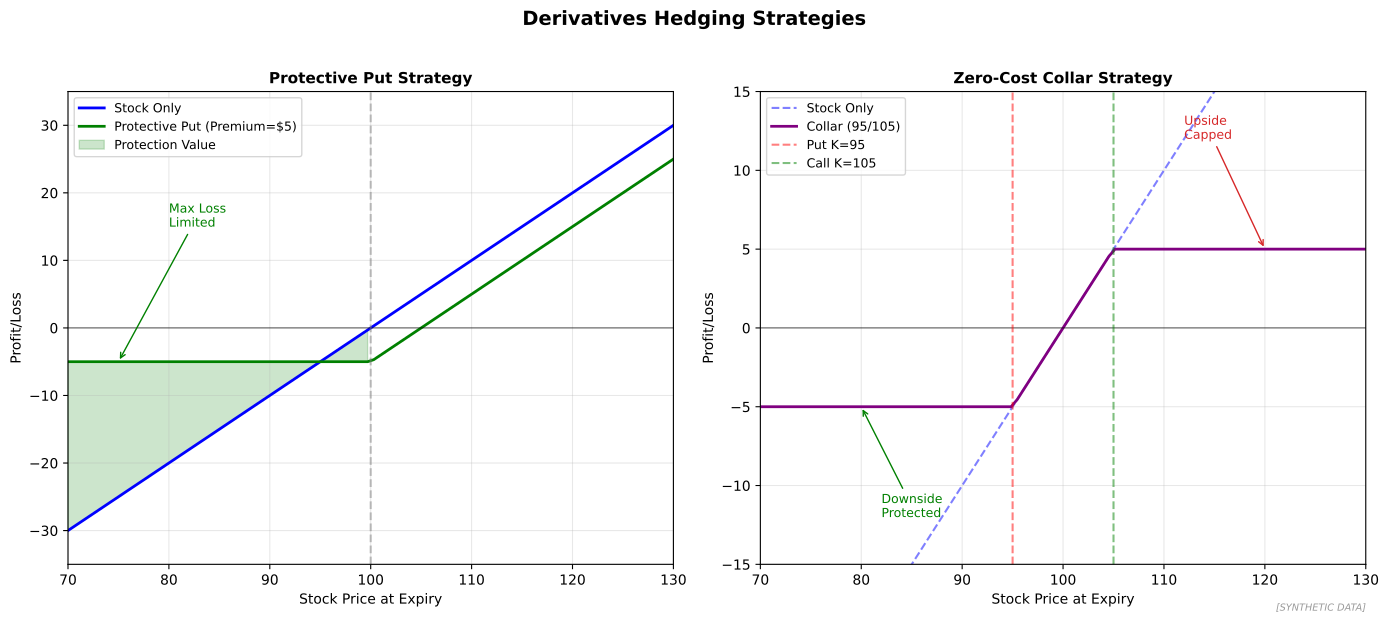

The script that saved this image:
"""
Hedging Strategies
Common derivatives hedging approaches

Output: hedging_strategies.pdf
Module: module_04_trad_finance
Lesson: 45 - Derivatives
"""

from pathlib import Path
import matplotlib.pyplot as plt
import numpy as np

CHART_METADATA = {
    'title': 'Hedging Strategies',
    'module': 'module_04_trad_finance',
    'lesson': 45,
    'url': 'https://github.com/Digital-AI-Finance/digital-finance/tree/main/module_04_trad_finance/figures/hedging_strategies'
}

plt.rcParams.update({'font.size': 10, 'axes.labelsize': 10})

def create_chart():
    fig, axes = plt.subplots(1, 2, figsize=(14, 6))

    S = np.linspace(70, 130, 100)
    K = 100
    S0 = 100

    # Protective Put vs Stock
    ax1 = axes[0]

    # Stock only
    stock_pnl = S - S0
    ax1.plot(S, stock_pnl, 'b-', linewidth=2, label='Stock Only')

    # Protective put (stock + long put)
    put_premium = 5
    put_payoff = np.maximum(K - S, 0)
    protected_pnl = (S - S0) + put_payoff - put_premium
    ax1.plot(S, protected_pnl, 'g-', linewidth=2, label=f'Protective Put (Premium=${put_premium})')

    ax1.axhline(y=0, color='black', linewidth=0.5)
    ax1.axvline(x=K, color='gray', linestyle='--', alpha=0.5)

    ax1.fill_between(S, stock_pnl, protected_pnl, where=(S < K),
                     alpha=0.2, color='green', label='Protection Value')

    ax1.set_xlabel('Stock Price at Expiry', fontsize=10)
    ax1.set_ylabel('Profit/Loss', fontsize=10)
    ax1.set_title('Protective Put Strategy', fontsize=11, fontweight='bold')
    ax1.legend(fontsize=9)
    ax1.set_xlim(70, 130)
    ax1.set_ylim(-35, 35)
    ax1.grid(True, alpha=0.3)

    ax1.annotate('Max Loss\nLimited', xy=(75, -5), xytext=(80, 15),
                fontsize=9, color='green',
                arrowprops=dict(arrowstyle='->', color='green'))

    # Collar Strategy
    ax2 = axes[1]

    # Parameters
    put_strike = 95
    call_strike = 105
    put_premium = 3
    call_premium = 3  # Collar often zero-cost

    # Stock + long put + short call
    collar_pnl = (S - S0) + np.maximum(put_strike - S, 0) - np.maximum(S - call_strike, 0) - put_premium + call_premium

    ax2.plot(S, S - S0, 'b--', linewidth=1.5, alpha=0.5, label='Stock Only')
    ax2.plot(S, collar_pnl, 'purple', linewidth=2, label='Collar (95/105)')

    ax2.axhline(y=0, color='black', linewidth=0.5)
    ax2.axvline(x=put_strike, color='red', linestyle='--', alpha=0.5, label=f'Put K={put_strike}')
    ax2.axvline(x=call_strike, color='green', linestyle='--', alpha=0.5, label=f'Call K={call_strike}')

    ax2.set_xlabel('Stock Price at Expiry', fontsize=10)
    ax2.set_ylabel('Profit/Loss', fontsize=10)
    ax2.set_title('Zero-Cost Collar Strategy', fontsize=11, fontweight='bold')
    ax2.legend(fontsize=9, loc='upper left')
    ax2.set_xlim(70, 130)
    ax2.set_ylim(-15, 15)
    ax2.grid(True, alpha=0.3)

    # Annotate cap and floor
    ax2.annotate('Upside\nCapped', xy=(120, 5), xytext=(112, 12),
                fontsize=9, color='#D62728',
                arrowprops=dict(arrowstyle='->', color='#D62728'))
    ax2.annotate('Downside\nProtected', xy=(80, -5), xytext=(82, -12),
                fontsize=9, color='green',
                arrowprops=dict(arrowstyle='->', color='green'))

    fig.suptitle('Derivatives Hedging Strategies', fontsize=14, fontweight='bold', y=1.02)
    fig.text(0.98, 0.02, '[SYNTHETIC DATA]', fontsize=7, color='#999999', ha='right', style='italic')
    plt.tight_layout()

    output_path = Path(__file__).parent / 'hedging_strategies.pdf'
    plt.savefig(output_path, format='pdf', dpi=300, bbox_inches='tight')
    plt.close()
    print(f"Chart saved to: {output_path}")
    return output_path

if __name__ == '__main__':
    create_chart()
